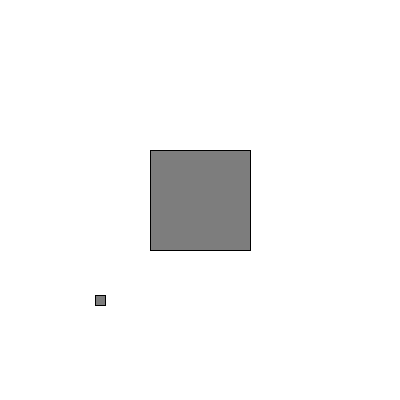
Frame 1 (no input)
Frame 60 (the mouse pressed at the canvas centre just before this capture): identical to frame 1, image omitted
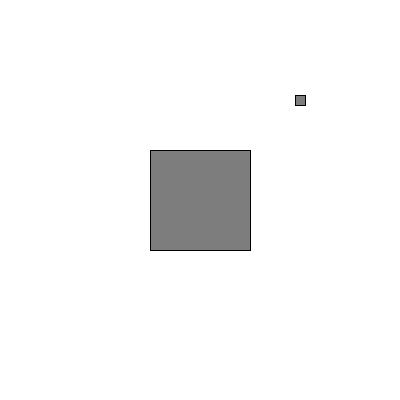
Frame 120 (the mouse held since frame 60 and released just before this capture)

The Processing sketch that drew these frames (run headless with seeded random() and noise(); from frame 60 on, the mouse is pressed at the canvas centre):

// Processing sketch: trasformazioni_01
// ── trasformazioni_01.pde
float lato = 100;

void setup(){
  size(400,400);
}

void draw(){
  background(255);
  fill(125);
  float mouse = map(mouseX,0,width,0,360);
  translate(width/2,height/2);
  float angolo_di_rotazione_in_radianti = radians(mouse);
  rotate(angolo_di_rotazione_in_radianti);
  rectMode(CENTER);
  rect(0,0,lato,lato);
  rect(-100,100,10,10);
}
